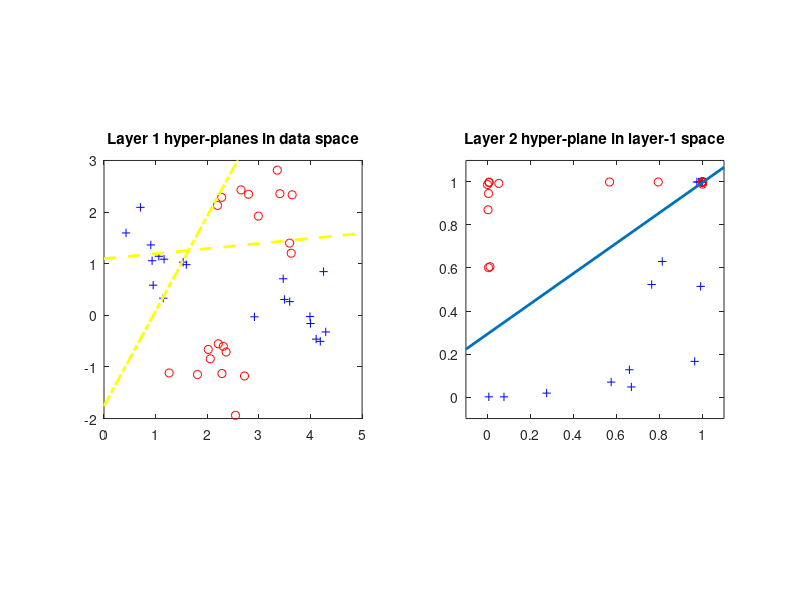
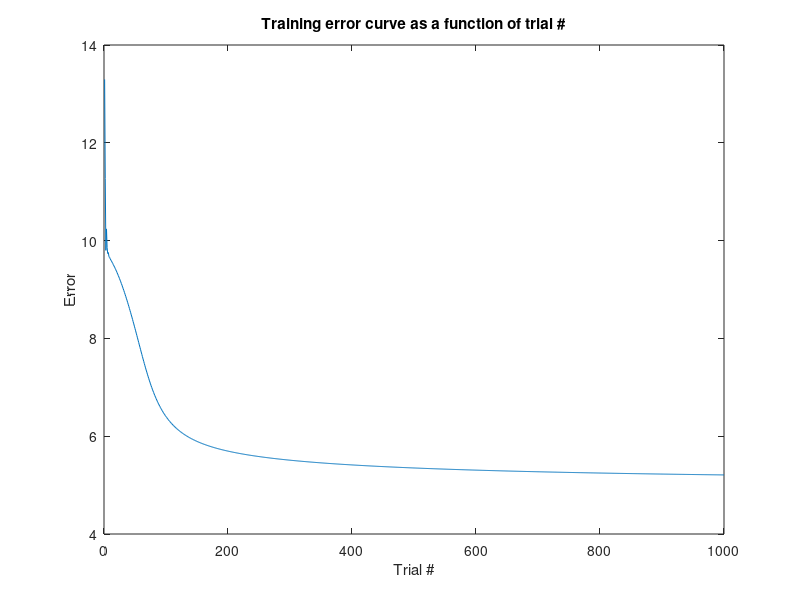

The MATLAB script that drew these images, in order:
% lab2m.m - multilayer network
% you must first load in apples and oranges data

load apples;
load oranges;
load apples2;
load oranges2;

sigmoid = @(x) 1 ./ (1 + exp(-x));

% initialize data array
%data=[apples oranges apples2 oranges2];
%data=[apples oranges2 oranges apples2];
%data=[apples oranges oranges2 apples2];
data=[apples apples2 oranges oranges2];
[N K]=size(data);

% initialize labels which will serve as our teaching signal
labels=[ones(1,K/2) zeros(1,K/2)];
half1=1:K/2;
half2=K/2+half1;

% learning rate
eta=.1;
alpha=.5;  % momentum term

% number of trials - you may want to make this longer
num_trials=1000;

% initialize weights
v=randn(2,1);
v0=randn(1);
w=randn(2,2);
w0=randn(2,1);
dw = 0; dw0 = 0; dv = 0; dv0 = 0;

% initialize data plot
figure(1)
clf
subplot(121)
plot(data(1,half1),data(2,half1),'b+',data(1,half2),data(2,half2), 'ro')
hold on
x1=[0 5];
x2=-(w(1,1)*x1+w0(1))/w(2,1);
h1=plot(x1,x2,'y--','LineWidth',2);
x3=-(w(1,2)*x1+w0(2))/w(2,2);
h2=plot(x1,x3,'y-.','LineWidth',2);
axis image, axis([0 5 -2 3])

subplot(122)
datay=sigmoid(w'*data+w0*ones(1,K));
hy(1)=plot(datay(1,half1),datay(2,half1),'b+');
hold on
hy(2)=plot(datay(1,half2),datay(2,half2),'ro');
y1=[-0.1 1.1];
y2=-(v(1)*y1+v0)/v(2);
h3=plot(y1,y2,'LineWidth',2);
axis image, axis([-0.1 1.1 -0.1 1.1])

% loop over trials
for t=1:num_trials
   
    % compute y layer
    y = sigmoid(w' * data + w0 * ones(1, K));
    
    % compute z layer
    z = sigmoid(v' * y + v0);
    
    % compute error
    delta = labels - z;
    E(t)  = delta * delta';
    
    % compute delta_z
    dsig    = z .* (1 - z);
    delta_z = delta .* dsig;
    
    % compute delta_y
    dsig    = y .* (1 - y);
    delta_y = dsig .* (v * delta_z);
    
    % accumulate dw
    dw  = eta * data * delta_y' + alpha * dw;
    dw0 = eta * sum(delta_y, 2) + alpha * dw0;
    
    % accumulate dv
    dv  = eta * y * delta_z' + alpha * dv ;
    dv0 = eta * sum(delta_z) + alpha * dv0;
    
    % update weights
    w  = w  + dw;
    w0 = w0 + dw0;
    v  = v  + dv;
    v0 = v0 + dv0;
   
    % save E for this trial
   
    % update display of separating hyperplane
    x2=-(w(1,1)*x1+w0(1))/w(2,1);
    set(h1,'YData',x2)
    x3=-(w(1,2)*x1+w0(2))/w(2,2);
    set(h2,'YData',x3)
   
    datay=sigmoid(w'*data+w0*ones(1,K));
    set(hy(1),'XData',datay(1,half1),'YData',datay(2,half1))
    set(hy(2),'XData',datay(1,half2),'YData',datay(2,half2))
    y2=-(v(1)*y1+v0)/v(2);
    set(h3,'YData',y2)
   
%     % update E plot
%     if t>1
%       set(hE,'XData',[t-1 t],'YData',E(t-1:t))
%     else
%       figure(2)
%       hE=plot(1,E(1),'EraseMode','none');
%       axis([1 num_trials 0 E(1)])
%     end
   
    drawnow
   
end

figure(1)
subplot(121)
title('Layer 1 hyper-planes in data space')
hold off
subplot(122)
title('Layer 2 hyper-plane in layer-1 space')
hold off

figure(2)
plot(E)
title('Training error curve as a function of trial #')
xlabel('Trial #')
ylabel('Error')

% print
%set(0,'defaulttextinterpreter','none');
%printfig(1,'q3_1',7);